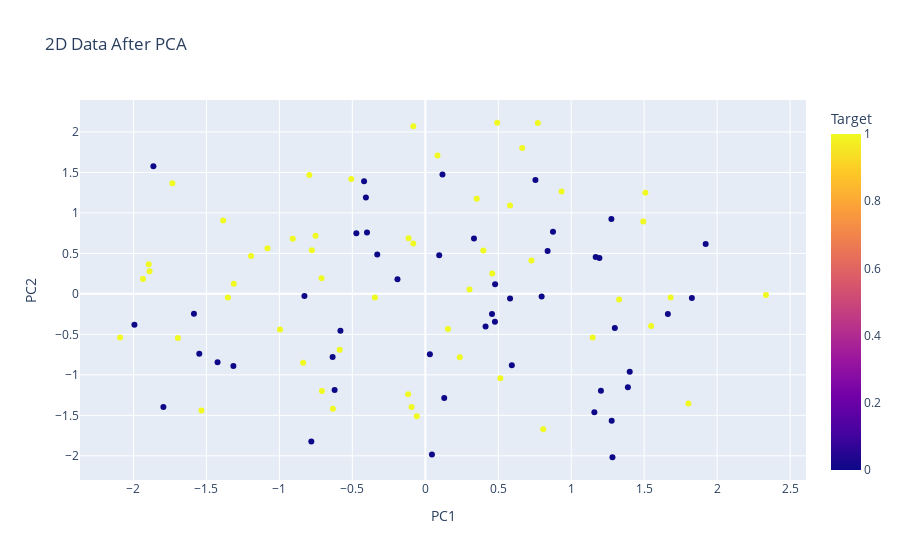

The code cell stored with this chart in its notebook:
### Code cell
# Create a 2D scatter plot using Plotly
df_pca = pd.DataFrame(data=X_pca, columns=['Principal Component 1', 'Principal Component 2'])
df_pca['Target'] = df['Target'] 

fig_2d = px.scatter(df_pca, x='Principal Component 1', y='Principal Component 2', color='Target',
                    title='2D Data After PCA', labels={'Principal Component 1': 'PC1', 'Principal Component 2': 'PC2'})
fig_2d.show()
